Frame 1 (no input): blank canvas, image omitted
Frame 60 (the mouse pressed at the canvas centre just before this capture): blank canvas, image omitted
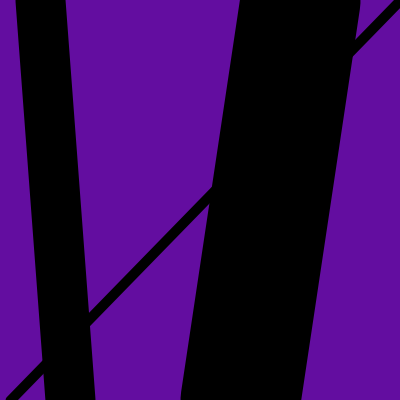
Frame 120 (the mouse held since frame 60 and released just before this capture)

The Processing sketch whose frames 1 and 60 were blank and that drew this single picture after the mouse press (run headless with seeded random() and noise(); from frame 60 on, the mouse is pressed at the canvas centre):

// Processing sketch: processing_38907
// ── processing_38907.pde

float r= 0;
float g= 0;
float b= 0;

void setup() {
  size(400, 400);
  smooth();
}

void draw() {
  background (r,g,b);
  strokeWeight(50);
  line(40,0,70,height);
  strokeWeight(120);
  line(300,0,240,height);
  strokeWeight(10);
  line(400,0,10,height);
  
  if (mousePressed) {
    r= random(255);
    g= random(255);
    b= random(255);  
    stroke(0);
  } 
  
  else {
    r= 204;
    g= 204;
    b= 204;
    stroke(204);
  }
  
}
                
